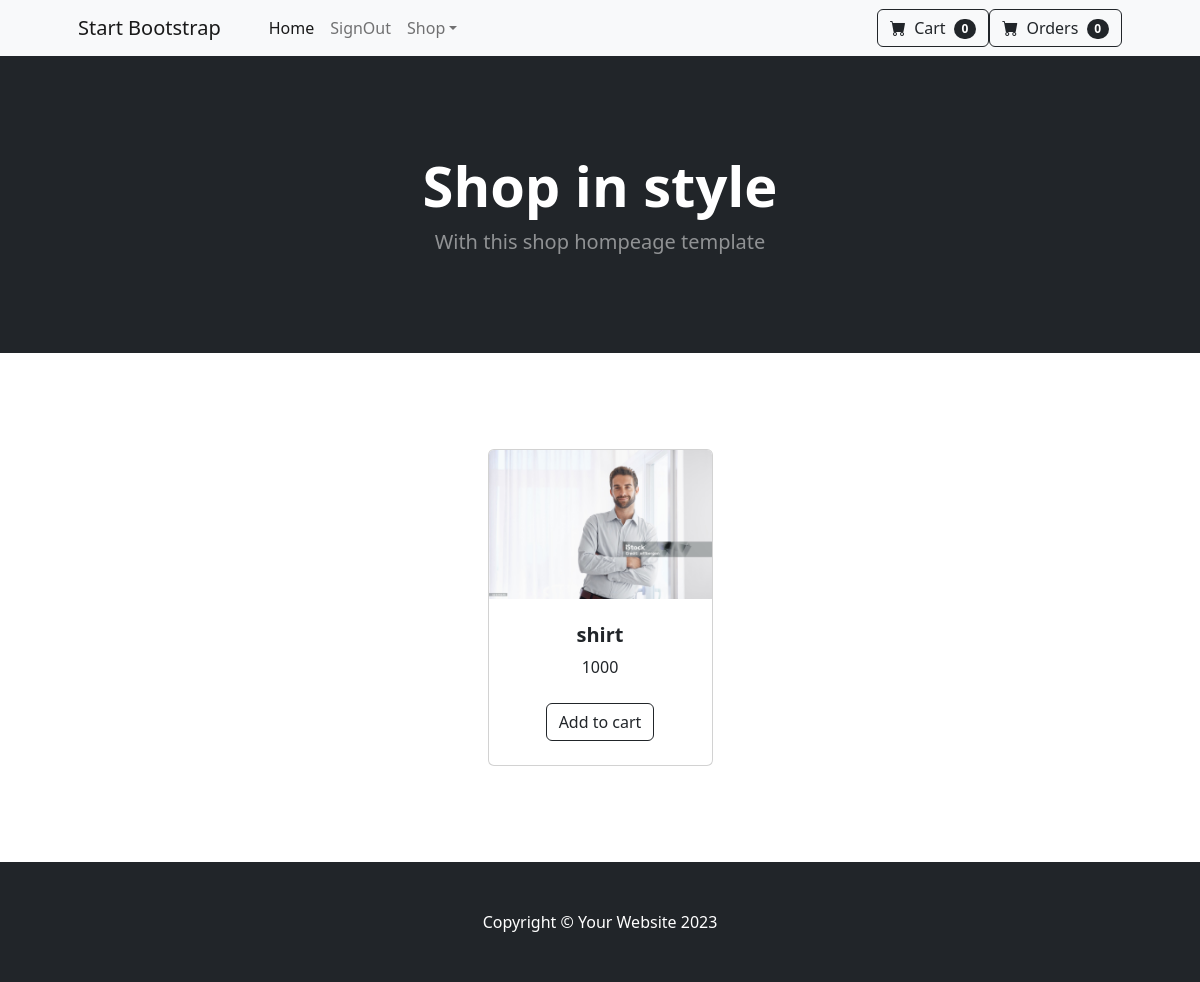
The page /product_detail/1 on the database its author committed.
### AdminApp/models.py (models this page shows, shortened)
class Products(models.Model):
    product_name=models.CharField(max_length=100)
    price=models.PositiveIntegerField()
    description=models.TextField(max_length=100)
    rating=models.PositiveIntegerField(null=True,blank=True)
    image=models.ImageField(upload_to="images")
    category=models.ForeignKey(Category,on_delete=models.CASCADE)

### UserApp/views.py (the view)
# urls.py: path('product_detail/<int:id>',views.ProductDetailView.as_view(),name="productdetail_view"),
class ProductDetailView(DetailView):
    model=Products
    pk_url_kwarg="id"
    template_name="product_detail.html"
    context_object_name="product"

### UserApp/context_processors.py (called while the page is built)
def cart_count(request):
    if request.user.is_authenticated:
        count=Cart.objects.filter(user=request.user,status="in-cart").count()
        return {'count':count}
    else:
        return {'count':0}

def order_count(request):
    if request.user.is_authenticated:
        order_count=Orders.objects.filter(user=request.user,status="order-placed").count
        return {'order_count':order_count}
    else:
        return {'order_count':0}

### UserApp/templates/product_detail.html
{% extends 'index.html' %}
{% block content %}
<section class="py-5">
    <div class="container px-4 px-lg-5 mt-5">
        <div class="row gx-4 gx-lg-5 row-cols-2 row-cols-md-3 row-cols-xl-4 justify-content-center">
            <div class="col mb-5">
                <div class="card h-100">
                    <img class="card-img-top" src="{{product.image.url }}" alt="..." style="width: 100%; height: 100%;" />
                    <div class="card-body p-4">
                        <div class="text-center">
                            <h5 class="fw-bolder"> {{product.product_name}}</h5>
                            {{product.price}}
                        </div>
                    </div>
                    <div class="card-footer p-4 pt-0 border-top-0 bg-transparent">
                        <div class="text-center"><a class="btn btn-outline-dark mt-auto" href="{% url 'addtocart_view' product.id %}">Add to cart</a>
                        </div>
                    </div>
                </div>
            </div>
        </div>
    </div>
</section>
{% endblock %}

### rows shown on the page
Products: image (picture), product_name "shirt", price "1000"

### other values the page prints
{{ count }} "0"
{{ order_count }} "0"
